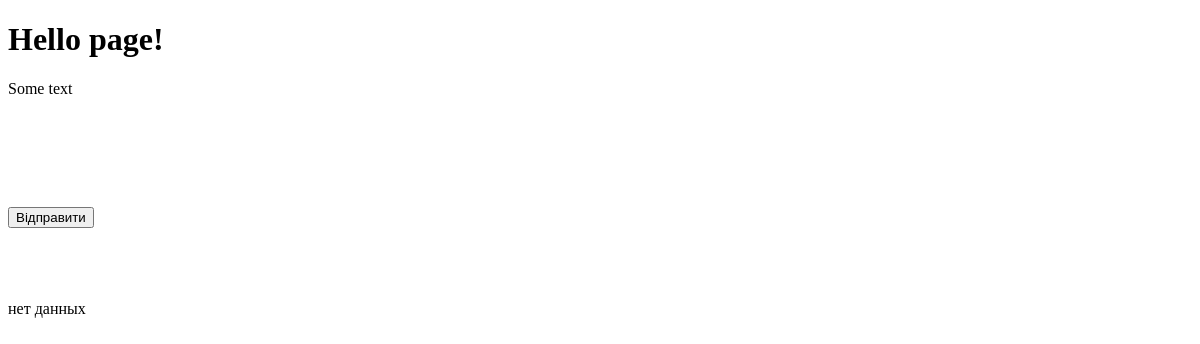
Before: / with the older database file.
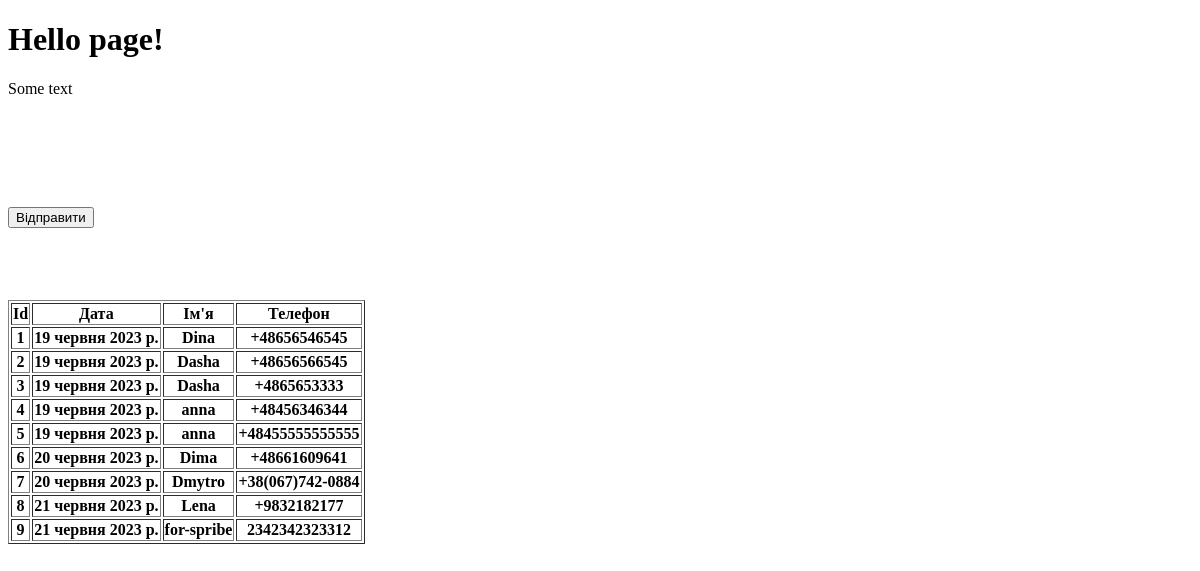
After: the same page with the newer database file.
### crm/models.py (models this page shows)
class Order(models.Model):
    order_dt = models.DateField(auto_now=True)
    order_name = models.CharField(max_length=200, verbose_name="Ім'я")
    order_prone = models.CharField(max_length=200, verbose_name="Телефон")
    def __str__(self):
        return self.order_name
    class Meta:
        verbose_name = "Замовленя" # в единственнном числе
        verbose_name_plural = "Замовлення" # во множкственнном числе

### crm/views.py (the view)
# urls.py: path('', views.first_page),
def first_page(request):
    object_list = Order.objects.all()
    object_form = OrderForm()
    return  render(request, './index.html', {
        'object_list': object_list,
        'form': object_form
        })

### templates/index.html (shortened to what this page needs)
<!DOCTYPE html>
<html lang="en">
    <head>
    </head>
    <body>
        <h1>Hello page!</h1>
        <p>Some text</p>
<br>
<br>
<br>
<br>
<br>
<form action="{% url 'thanks_page' %}" method="POST">
    <button type="submit">Відправити</button>
</form>
<br>
<br>
<br>
<br>
    {% if object_list %}
        <table border="1">
            <tr>
                <th>Id</th>
                <th>Дата</th>
                <th>Ім'я</th>
                <th>Телефон</th>
            </tr>
            {% for obj in object_list %}
            <tr>
                <th>{{ obj.id }}</th>
                <th>{{ obj.order_dt  }}</th>
                <th>{{ obj.order_name }}</th>
                <th>{{ obj.order_prone }}</th>
            </tr>
            {% endfor %}
        </table>
    {% else %}
    нет данных
    {% endif %}
    </body>
</html>

Changed rows visible on the page:
added Order: id "1", order_dt "19 червня 2023 р.", order_name "Dina", order_prone "+48656546545"
added Order: id "2", order_dt "19 червня 2023 р.", order_name "Dasha", order_prone "+48656566545"
added Order: id "3", order_dt "19 червня 2023 р.", order_name "Dasha", order_prone "+4865653333"
added Order: id "4", order_dt "19 червня 2023 р.", order_name "anna", order_prone "+48456346344"
added Order: id "5", order_dt "19 червня 2023 р.", order_name "anna", order_prone "+48455555555555"
added Order: id "6", order_dt "20 червня 2023 р.", order_name "Dima", order_prone "+48661609641"
added Order: id "7", order_dt "20 червня 2023 р.", order_name "Dmytro", order_prone "+38(067)742-0884"
added Order: id "8", order_dt "21 червня 2023 р.", order_name "Lena", order_prone "+9832182177"
added Order: id "9", order_dt "21 червня 2023 р.", order_name "for-spribe", order_prone "2342342323312"
Other visible differences:
text no longer shown: "нет данных"
text now shown: "Id Дата Ім'я Телефон"
